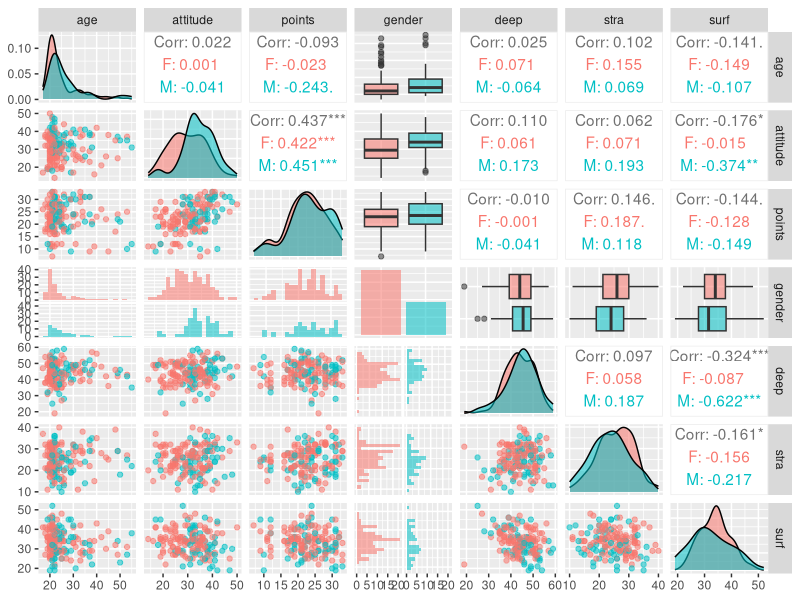
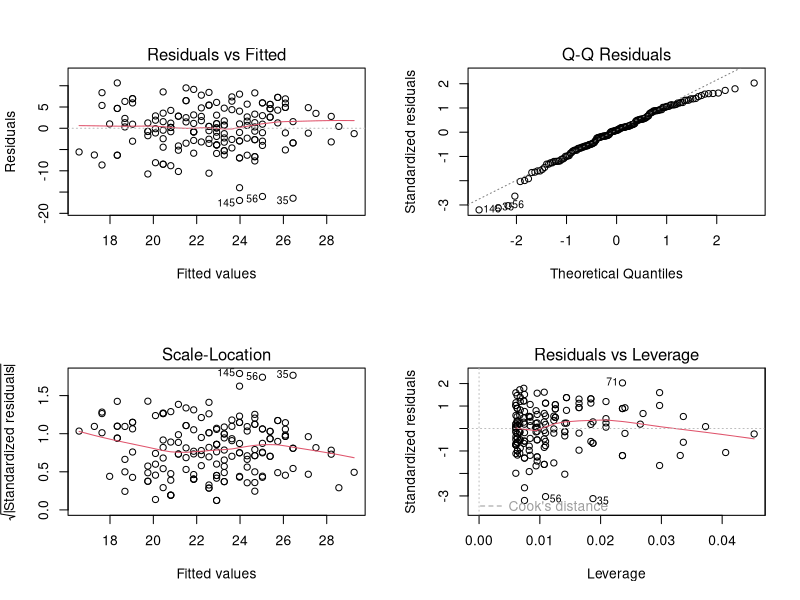
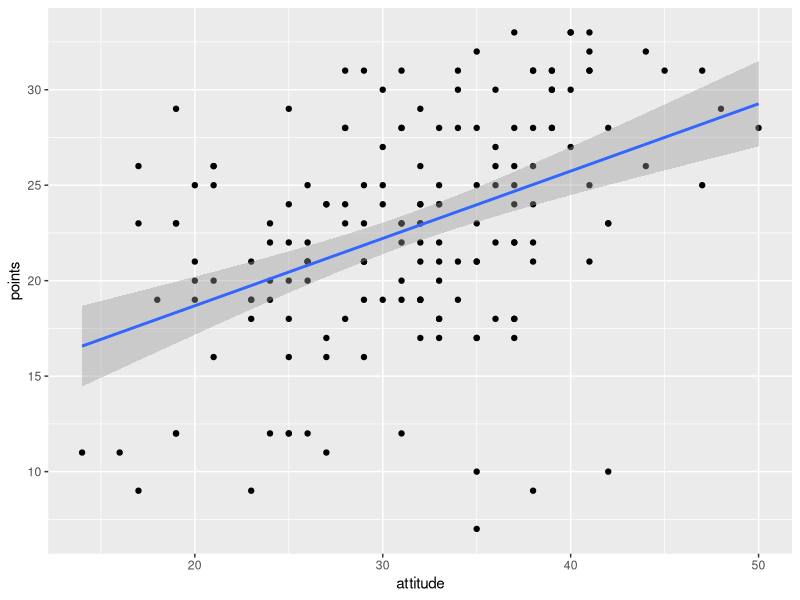

Here is the R script that generated these plots, in order:
#Read data from local file
learning2014 <- read.csv("./data/learning2014.csv")

#Getting to know the data
head(learning2014)
dim(learning2014)
summary(learning2014)

#Getting graphical
library(ggplot2)
library(GGally)

#Plot matrix for all variables
p <- ggpairs(learning2014, mapping = aes(col = gender, alpha = 0.3), lower = list(combo = wrap("facethist", bins = 20)))
p

#Run multiple regressions regressing attitude, deep and surf on points

model1 <- lm(points ~ attitude + deep + surf, data = learning2014)
summary(model1)

#Run model with only significant regressors included

model2 <- lm(points ~ attitude, data = learning2014)
summary(model2)

#Plot the residuals to see if model is valid
par(mfrow = c(2,2))
plot(model2)

#Plot the regression line and interpret results
qplot(attitude, points, data = learning2014) + geom_smooth(method = "lm")
